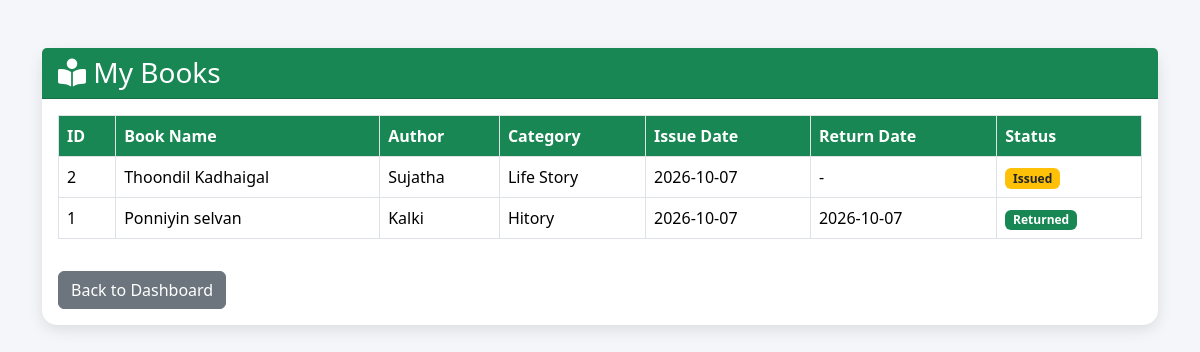
Screenshot of /student/my_books.php (signed in) with the database file from the repository.
### tables this page shows
CREATE TABLE `issued_books` (
  `id` int(11) NOT NULL,
  `student_id` int(11) NOT NULL,
  `book_id` int(11) NOT NULL,
  `issue_date` date NOT NULL,
  `return_date` date DEFAULT NULL,
  `status` enum('Issued','Returned') DEFAULT 'Issued'
);

CREATE TABLE `books` (
  `id` int(11) NOT NULL,
  `book_name` varchar(200) NOT NULL,
  `author_name` varchar(100) NOT NULL,
  `category` varchar(100) DEFAULT NULL,
  `quantity` int(11) DEFAULT 1,
  `available_quantity` int(11) DEFAULT 1,
  `created_at` timestamp NOT NULL DEFAULT current_timestamp(),
  `cover_image` varchar(255) DEFAULT NULL
);

### student/my_books.php (the view, shortened to what this page needs)
<?php
$student_id = $_SESSION['user_id'];
$books = mysqli_query($conn,
"SELECT
    ib.id,
    b.book_name,
    b.author_name,
    b.category,
    ib.issue_date,
    ib.return_date,
    ib.status
FROM issued_books ib
INNER JOIN books b ON ib.book_id = b.id
WHERE ib.student_id = '$student_id'
ORDER BY ib.id DESC");
?>
<!DOCTYPE html>
<html lang="en">
<head>
<link href="https://cdn.jsdelivr.net/npm/bootstrap@5.3.3/dist/css/bootstrap.min.css" rel="stylesheet">
<link rel="stylesheet"
href="https://cdnjs.cloudflare.com/ajax/libs/font-awesome/6.5.2/css/all.min.css">
</head>
<body>
<div class="container py-5">
    <div class="card">
        <div class="card-header bg-success text-white">
            <h3 class="mb-0">
                <i class="fas fa-book-reader"></i>
                My Books
            </h3>
        </div>
        <div class="card-body">
            <?php if(mysqli_num_rows($books) > 0) { ?>
            <div class="table-responsive">
                <table class="table table-bordered table-hover">
                    <thead>
                    <tr>
                        <th>ID</th>
                        <th>Book Name</th>
                        <th>Author</th>
                        <th>Category</th>
                        <th>Issue Date</th>
                        <th>Return Date</th>
                        <th>Status</th>
                    </tr>
                    </thead>
                    <tbody>
                    <?php while($row = mysqli_fetch_assoc($books)) { ?>
                    <tr>
                        <td><?php echo $row['id']; ?></td>
                        <td>
                            <?php echo htmlspecialchars($row['book_name']); ?>
                        </td>
                        <td>
                            <?php echo htmlspecialchars($row['author_name']); ?>
                        </td>
                        <td>
                            <?php echo htmlspecialchars($row['category']); ?>
                        </td>
                        <td>
                            <?php echo $row['issue_date']; ?>
                        </td>
                        <td>
                            <?php
                            echo $row['return_date']
                            ? $row['return_date']
                            : '-';
                            ?>
                        </td>
                        <td>
                            <?php if($row['status'] == 'Issued') { ?>
                                <span class="badge bg-warning text-dark">
                                    Issued
                                </span>
                            <?php } else { ?>
                                <span class="badge bg-success">
                                    Returned
                                </span>
                            <?php } ?>
                        </td>
                    </tr>
                    <?php } ?>
                    </tbody>
                </table>
            </div>
            <?php } else { ?>
                <div class="alert alert-info">
                    You have not borrowed any books yet.
                </div>
            <?php } ?>
            <div class="mt-3">
                <a href="dashboard.php"
                   class="btn btn-secondary">
                    Back to Dashboard
                </a>
            </div>
        </div>
    </div>
</div>
</body>
</html>

### student/my_books.php (style rules this page uses)
body { background:#f4f6f9; }
.card { border:none; border-radius:15px; box-shadow:0 5px 15px rgba(0,0,0,0.1); }
.table th { background:#198754; color:white; }

### rows the page displays
issued_books: id "2", book.book_name "Thoondil Kadhaigal", book.author_name "Sujatha", book.category "Life Story", issue_date "2026-10-07", status "Issued"
issued_books: id "1", book.book_name "Ponniyin selvan", book.author_name "Kalki", book.category "Hitory", issue_date "2026-10-07", return_date "2026-10-07", status "Returned"
